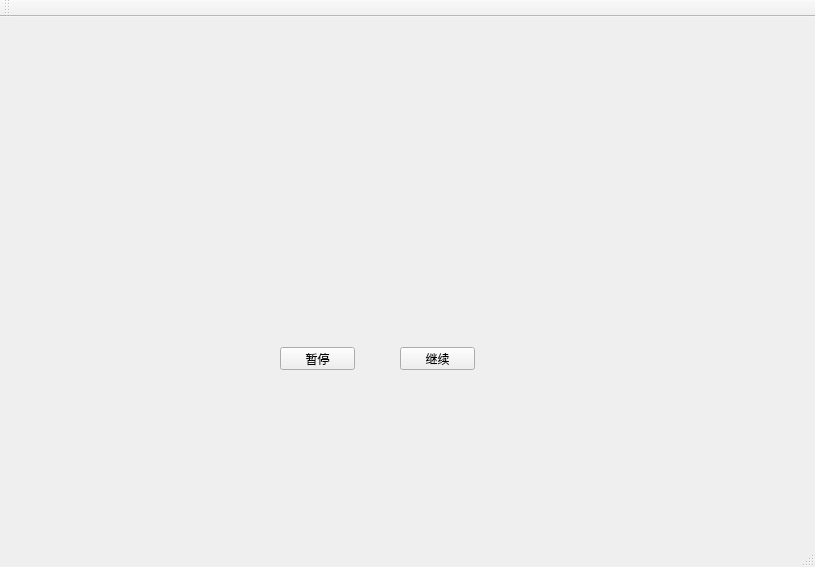
<?xml version="1.0" encoding="UTF-8"?>
<ui version="4.0">
 <class>MainWindow</class>
 <widget class="QMainWindow" name="MainWindow">
  <property name="geometry">
   <rect>
    <x>0</x>
    <y>0</y>
    <width>815</width>
    <height>567</height>
   </rect>
  </property>
  <property name="windowTitle">
   <string>MainWindow</string>
  </property>
  <widget class="QWidget" name="centralWidget">
   <widget class="QPushButton" name="PAUSE">
    <property name="geometry">
     <rect>
      <x>280</x>
      <y>330</y>
      <width>75</width>
      <height>23</height>
     </rect>
    </property>
    <property name="text">
     <string>暂停</string>
    </property>
   </widget>
   <widget class="QPushButton" name="RESUME">
    <property name="geometry">
     <rect>
      <x>400</x>
      <y>330</y>
      <width>75</width>
      <height>23</height>
     </rect>
    </property>
    <property name="text">
     <string>继续</string>
    </property>
   </widget>
  </widget>
  <widget class="QMenuBar" name="menuBar">
   <property name="geometry">
    <rect>
     <x>0</x>
     <y>0</y>
     <width>815</width>
     <height>23</height>
    </rect>
   </property>
  </widget>
  <widget class="QToolBar" name="mainToolBar">
   <attribute name="toolBarArea">
    <enum>TopToolBarArea</enum>
   </attribute>
   <attribute name="toolBarBreak">
    <bool>false</bool>
   </attribute>
  </widget>
  <widget class="QStatusBar" name="statusBar"/>
 </widget>
 <layoutdefault spacing="6" margin="11"/>
 <resources/>
 <connections/>
</ui>
